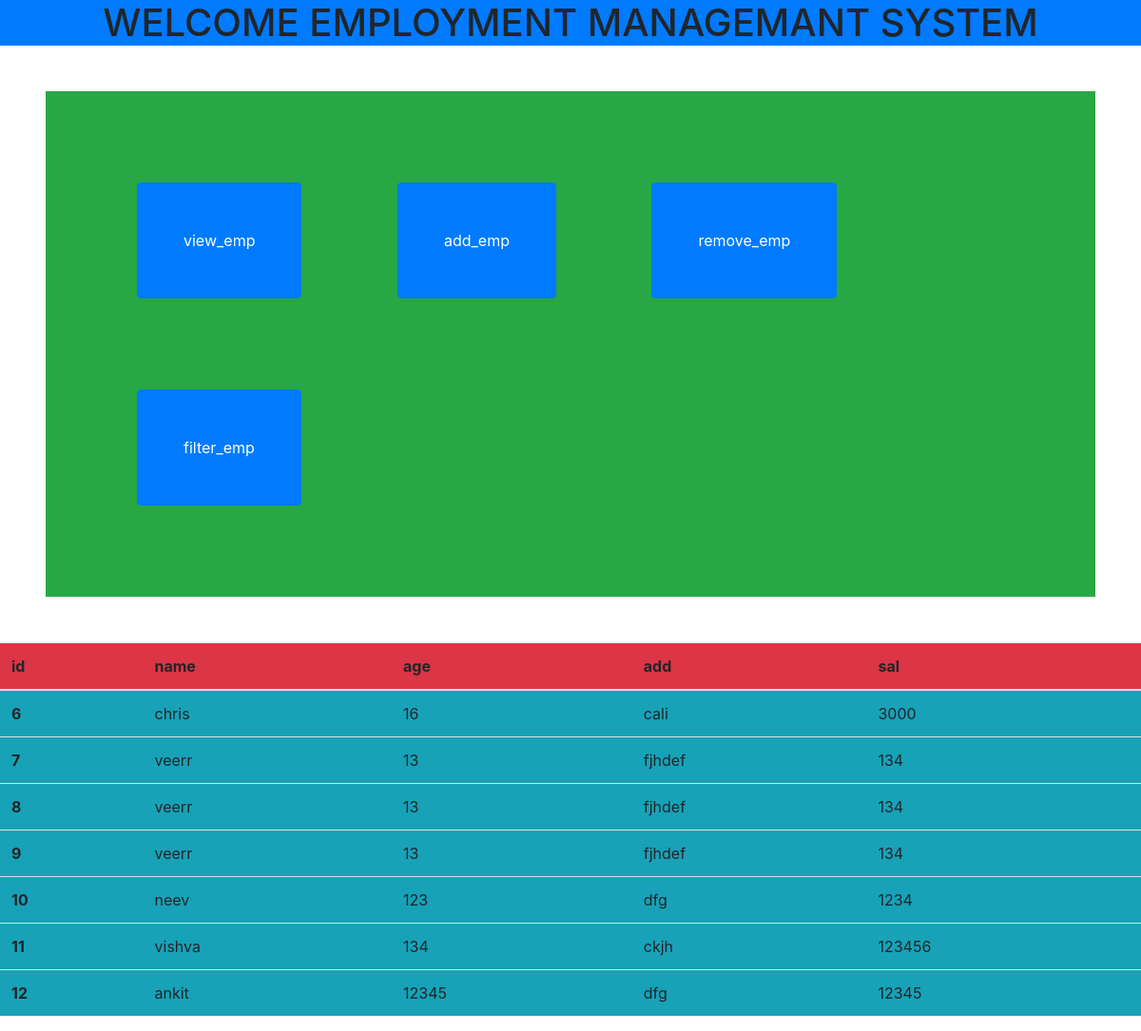
The page /view_emp on the database its author committed.
### enroll/models.py (models this page shows, shortened)
class Employee(models.Model):
    name  = models.CharField(max_length=50)
    age = models.IntegerField()
    add = models.CharField(max_length=100)
    sal = models.IntegerField()

### enroll/views.py (the view)
# urls.py: path("view_emp", views.view_emp , name = "view_emp"),
def view_emp(request):
    emps = Employee.objects.all()    ####
    return render(request, "view_emp.html" , {'emps':emps})

### templates/view_emp.html (shortened to what this page needs)
<!doctype html>
<html lang="en">
  <head>
    <link rel="stylesheet" href="https://cdn.jsdelivr.net/npm/bootstrap@4.0.0/dist/css/bootstrap.min.css">
  </head>
  <body>
    <h1 class="text-uppercase text-center bg-primary"> welcome employment managemant system </h1>
    <div class="bg-success m-5 p-5">
        <a class="btn btn-primary m-5 p-5" href="/view_emp" role="button">view_emp</a>
        <a class="btn btn-primary m-5 p-5" href="add_emp" role="button">add_emp</a>
        <a class="btn btn-primary m-5 p-5" href="remove_emp" role="button">remove_emp</a>
        <a class="btn btn-primary m-5 p-5" href="filter_emp" role="button">filter_emp</a>
    </div>
    <table class="table table-hover bg-info">
        <thead class= "bg-danger">
          <tr>
            <th scope="col">id</th>
            <th scope="col">name</th>
            <th scope="col">age</th>
            <th scope="col">add</th>
            <th scope="col">sal</th>
          </tr>
        </thead>
        <tbody>
            {% for emp in emps %}
            <tr>
              <th scope="row">{{emp.id}}</th>
              <td>{{emp.name}}</td>
              <td>{{emp.age}}</td>
              <td>{{emp.add}}</td>
              <td>{{emp.sal}}</td>
            </tr>
            {% endfor %}
        </tbody>
      </table>
  </body>
</html>

### rows shown on the page
Employee: id "6", name "chris", age "16", add "cali", sal "3000"
Employee: id "7", name "veerr", age "13", add "fjhdef", sal "134"
Employee: id "8", name "veerr", age "13", add "fjhdef", sal "134"
Employee: id "9", name "veerr", age "13", add "fjhdef", sal "134"
Employee: id "10", name "neev", age "123", add "dfg", sal "1234"
Employee: id "11", name "vishva", age "134", add "ckjh", sal "123456"
Employee: id "12", name "ankit", age "12345", add "dfg", sal "12345"
